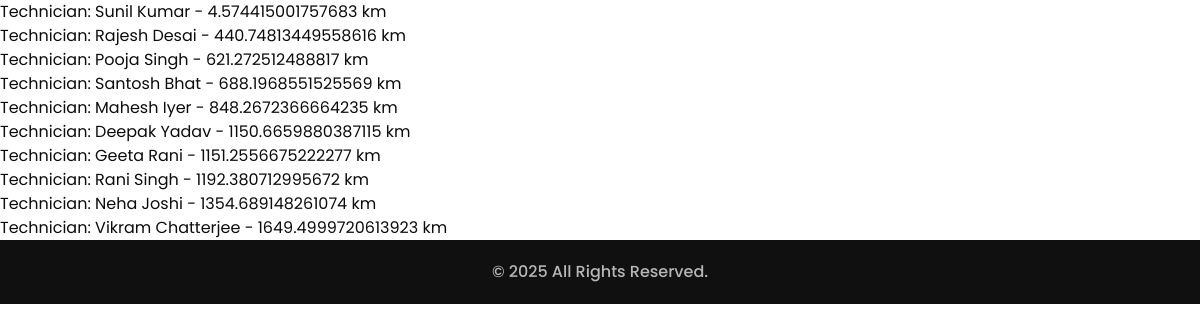
/technician/test247.php, run on an earlier commit of the app's database.
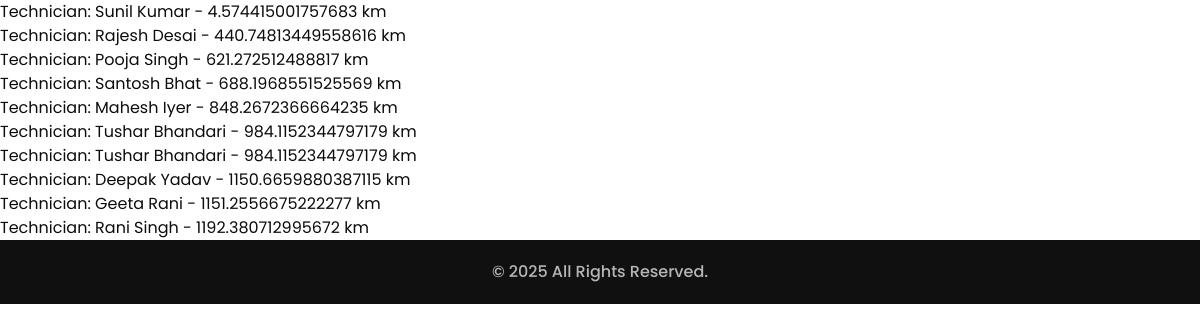
And on a later commit of the database.
### tables this page shows
CREATE TABLE `users` (
  `id` int(11) NOT NULL,
  `name` varchar(100) NOT NULL,
  `email` varchar(100) NOT NULL,
  `password` varchar(255) NOT NULL,
  `role` enum('customer','technician') NOT NULL,
  `phone` varchar(15) DEFAULT NULL,
  `address` varchar(255) DEFAULT NULL,
  `city` varchar(100) DEFAULT NULL,
  `state` varchar(100) DEFAULT NULL,
  `zipcode` varchar(10) DEFAULT NULL,
  `latitude` decimal(10,8) DEFAULT NULL,
  `longitude` decimal(11,8) DEFAULT NULL,
  `created_at` timestamp NOT NULL DEFAULT current_timestamp()
);

### technician/test247.php (the view, shortened to what this page needs)
<!DOCTYPE html>
<html>
<head>
  <link rel="stylesheet" type="text/css" href="css/bootstrap.css" />
  <link href="css/style.css" rel="stylesheet" />
  <link href="css/responsive.css" rel="stylesheet" />
  <link href="https://cdn.jsdelivr.net/npm/bootstrap-icons/font/bootstrap-icons.css" rel="stylesheet">
</head>
<body class="sub_page">
<?php
        include 'includes/db_connection.php';
        $customer_query = " SELECT latitude,longitude FROM users WHERE id = 5 ";
        $customer_result = mysqli_query($con, $customer_query);
        $customer = mysqli_fetch_assoc($customer_result);
        $customer_lat = $customer['latitude'];
        $customer_lng = $customer['longitude'];
        $query = "SELECT id, name, email, phone, latitude, longitude,
                        (6371 * ACOS(
                            COS(RADIANS($customer_lat)) *
                            COS(RADIANS(latitude)) *
                            COS(RADIANS(longitude) - RADIANS($customer_lng)) +
                            SIN(RADIANS($customer_lat)) *
                            SIN(RADIANS(latitude))
                        )) AS distance_km
                    FROM users
                    WHERE role = 'technician'
                    ORDER BY distance_km
                    LIMIT 10
        ";
        $result = mysqli_query($con, $query);
        while ($row = mysqli_fetch_assoc($result)) {
            echo "Technician: {$row['name']} - {$row['distance_km']} km<br>";
        }
?>
  <footer class="container-fluid footer_section">
    <p>&copy; <span id="currentYear"></span> All Rights Reserved.</p>
  </footer>
</body>
</html>

What changed in the data, as far as the page shows it:
no longer on this page (row unchanged): users: name "Neha Joshi", distance_km "1354.689148261074"
no longer on this page (row unchanged): users: name "Vikram Chatterjee", distance_km "1649.4999720613923"
added users: name "Tushar Bhandari", distance_km "984.1152344797179"
added users: name "Tushar Bhandari", distance_km "984.1152344797179"
